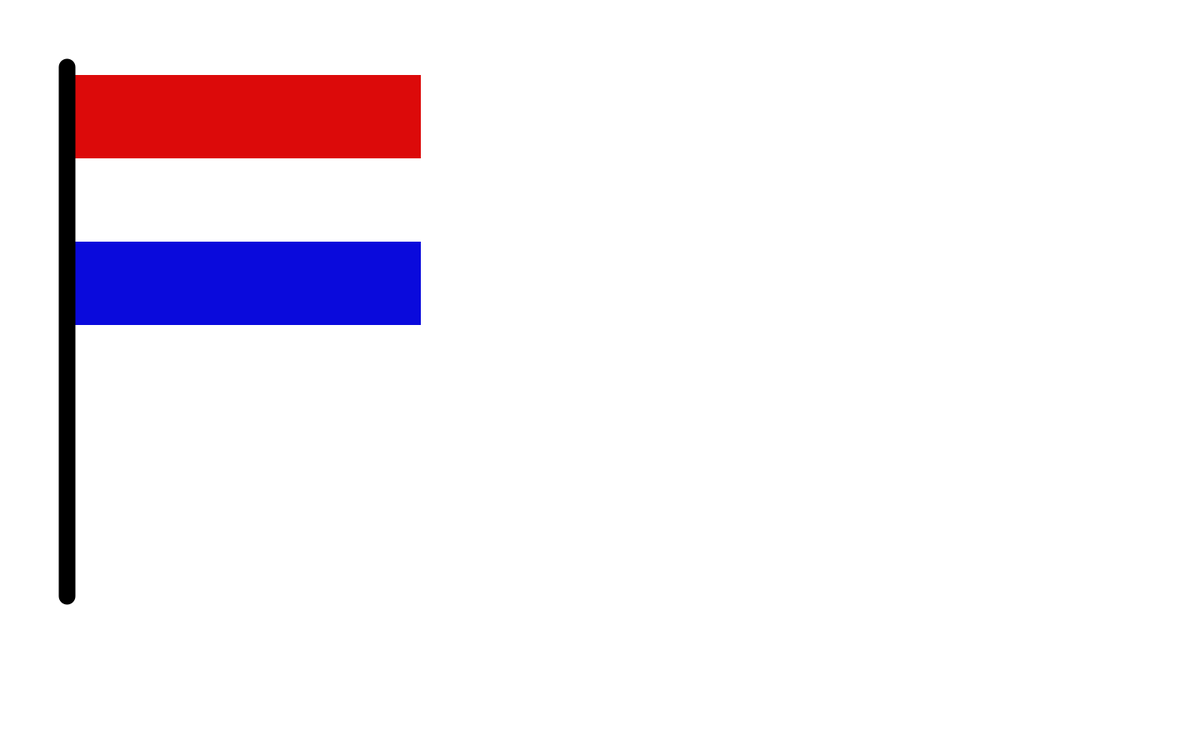
Frame 1 (no input)
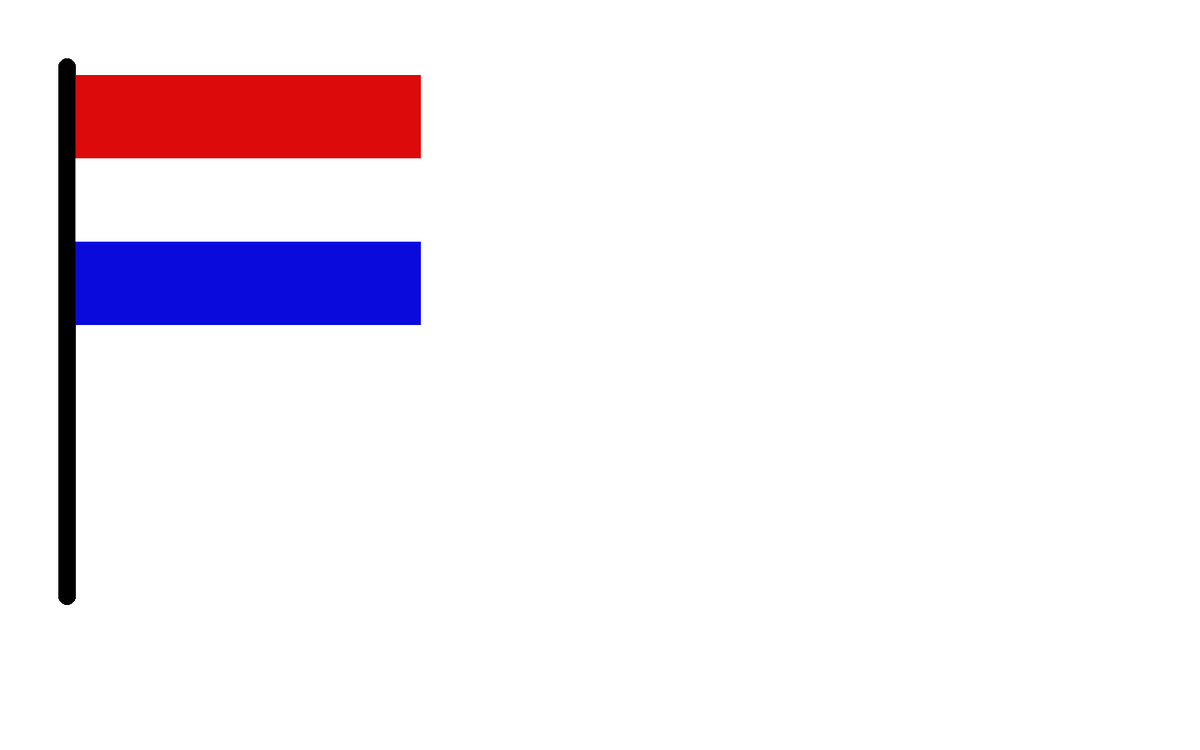
Frame 60 (the mouse pressed at the canvas centre just before this capture)
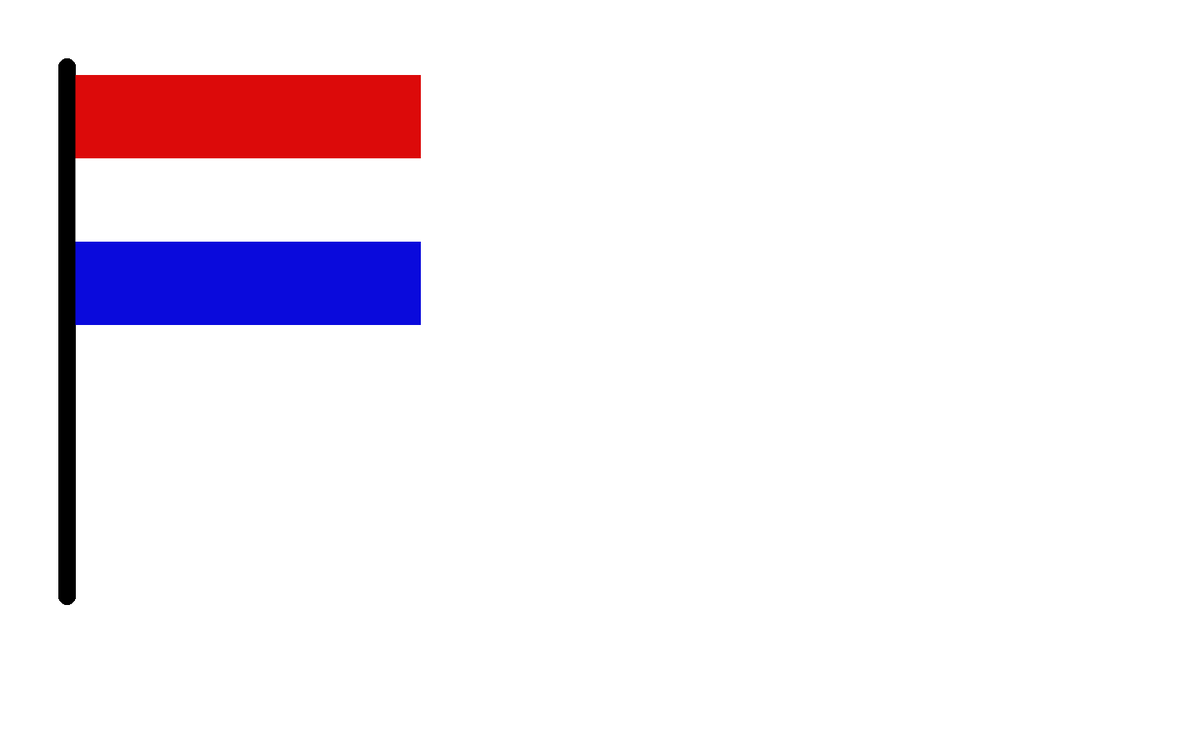
Frame 120 (the mouse held since frame 60 and released just before this capture)

The Processing sketch that drew these frames (run headless with seeded random() and noise(); from frame 60 on, the mouse is pressed at the canvas centre):

// Processing sketch: sketch_260918c
// ── sketch_260918c.pde
int num1 = 415;

void setup(){
size(1440,900);
background(255,255,255);
}

void draw(){
  fill(220,10,10);
  noStroke();
  rect(90,90,num1,100);
  fill(255,255,255);
  rect(90,190,num1,100);
  fill(10,10,220);
  rect(90,290,num1,100);
  stroke(0,0,0);
  strokeWeight(20);
  line(80,80,80,715);
}
